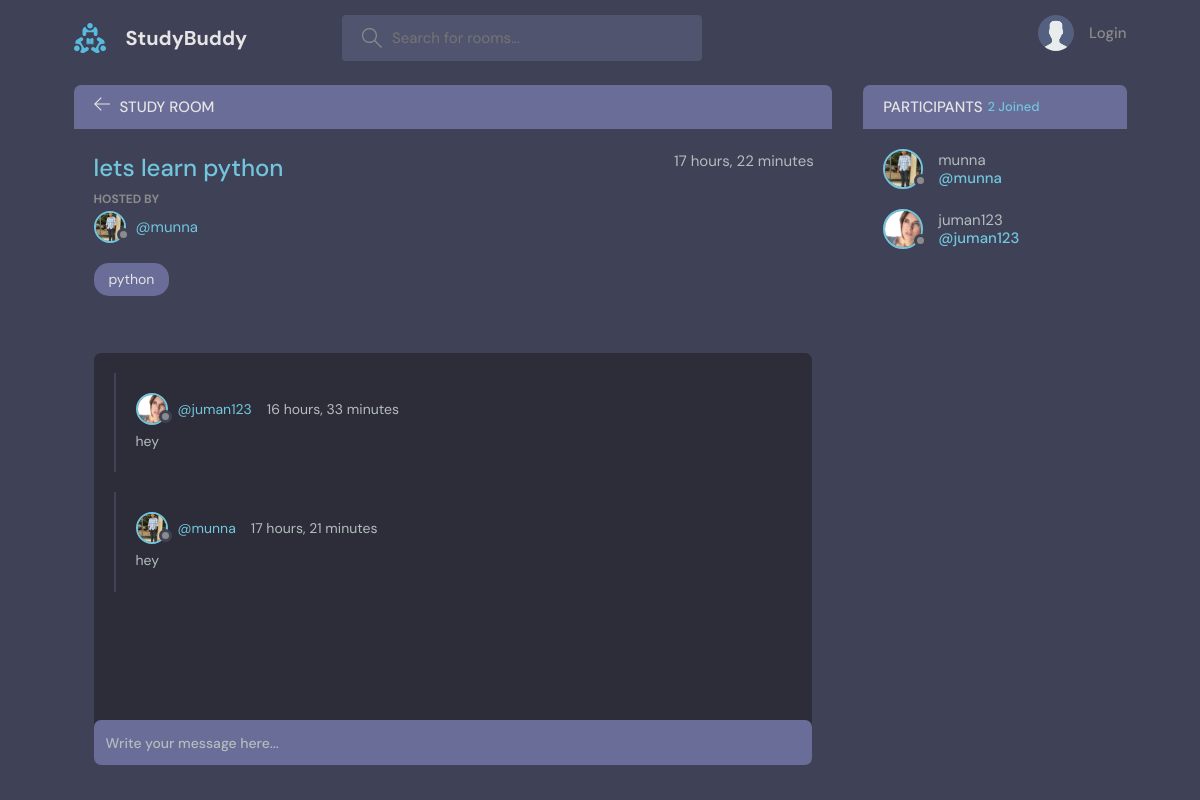
/room/1, run on the app's committed database.
### base/models.py (models this page shows, shortened)
class Room(models.Model):
    host= models.ForeignKey(User,on_delete=models.SET_NULL,null=True)
    topic = models.ForeignKey(Topic,on_delete=models.SET_NULL,null=True)
    name = models.CharField(max_length=200)
    description = models.TextField(null=True,blank=True)
    participents = models.ManyToManyField(User,related_name='participents',blank=True)
    updated = models.DateTimeField(auto_now=True)
    created = models.DateTimeField(auto_now_add=True)
    class Meta:
        ordering = ['-updated','-created']

class User(AbstractUser):
    name = models.CharField(max_length=200,null=True)
    email = models.EmailField(unique=True,null=True)
    bio = models.TextField(null=True)
    avatar = models.ImageField(null=True,default="avatar.svg")
    USERNAME_FIELD = 'email'
    REQUIRED_FIELDS = []

class Topic(models.Model):
    name = models.CharField(max_length=200)
    def __str__(self):
        return self.name

class Messege(models.Model):
    user = models.ForeignKey(User,on_delete=models.CASCADE)
    room = models.ForeignKey(Room,on_delete=models.CASCADE)
    body = models.TextField()
    updated = models.DateTimeField(auto_now=True)
    created = models.DateTimeField(auto_now_add=True)
    class Meta:
        ordering = ['-updated','-created']

### base/views.py (the view, shortened to what this page needs)
# urls.py: path('room/<str:pk>',views.room, name="room"),
def room (request,pk):
    room = Room.objects.get(id=pk)
    room_messeges = room.messege_set.all().order_by('-created')
    participents = room.participents.all()
    context={
        'room':room,
        'room_messeges':room_messeges,
        'participents':participents,
    }
    return render(request,'base/room.html',context)

### base/templates/base/room.html (shortened to what this page needs)
{% extends 'main.html'%}
    {% block content %}
    <main class="profile-page layout layout--2">
      <div class="container">
        <div class="room">
          <div class="room__top">
            <div class="room__topLeft">
              <a href="{% url 'home' %}">
                <svg version="1.1" xmlns="http://www.w3.org/2000/svg" width="32" height="32" viewBox="0 0 32 32">
                  <title>arrow-left</title>
                  <path
                    d="M13.723 2.286l-13.723 13.714 13.719 13.714 1.616-1.611-10.96-10.96h27.625v-2.286h-27.625l10.965-10.965-1.616-1.607z"
                  ></path>
                </svg>
              </a>
              <h3>Study Room</h3>
            </div>
          </div>
          <div class="room__box scroll">
            <div class="room__header scroll">
              <div class="room__info">
                <h3>{{room.name}}</h3>
                <span>{{room.created|timesince}}</span>
              </div>
              <div class="room__hosted">
                <p>Hosted By</p>
                <a href="{% url 'user-profile' room.host.id %}" class="room__author">
                  <div class="avatar avatar--small">
                    <img src="{{room.host.avatar.url}}" />
                  </div>
                  <span>@{{room.host.username}}</span>
                </a>
              </div>
              <span class="room__topics">{{room.topic}}</span>
            </div>
            <div class="room__conversation">
              <div class="threads scroll">
                {% for messege in room_messeges %}
                <div class="thread">
                  <div class="thread__top">
                    <div class="thread__author">
                      <a href="{% url 'user-profile' messege.user.id %}" class="thread__authorInfo">
                        <div class="avatar avatar--small">
                          <img src="{{messege.user.avatar.url}}" />
                        </div>
                        <span>@{{messege.user.username}}</span>
                      </a>
                      <span class="thread__date">{{messege.created|timesince}}</span>
                    </div>
                  </div>
                  <div class="thread__details">
                    {{messege.body}}
                  </div>
                </div>
                {% endfor %}
              </div>
            </div>
          </div>
          <div class="room__message">
            <form action="" method="post">
              <input name="body" placeholder="Write your message here..." /></form>
          </div>
        </div>
        <div class="participants">
          <h3 class="participants__top">Participants <span>{{participents.count}} Joined</span></h3>
          <div class="participants__list scroll">
            {% for user in participents %}
            <a href="{% url 'user-profile' user.id %}" class="participant">
              <div class="avatar avatar--medium">
                <img src="{{user.avatar.url}}" />
              </div>
              <p>
                {{user.username}}
                <span>@{{user.username}}</span>
              </p>
            </a>
            {% endfor %}
          </div>
        </div>
      </div>
    </main>
  {% endblock %}

### data on the page
Room: name "lets learn python", created "17 hours, 22 minutes", host.avatar (picture), host.username "munna", topic "python"
Messege: user.avatar (picture), user.username "juman123", created "16 hours, 33 minutes", body "hey"
Messege: user.avatar (picture), user.username "munna", created "17 hours, 21 minutes", body "hey"
User: avatar (picture), username "munna"
User: avatar (picture), username "juman123"

### other printed values
{{ participents.count }} "2"
